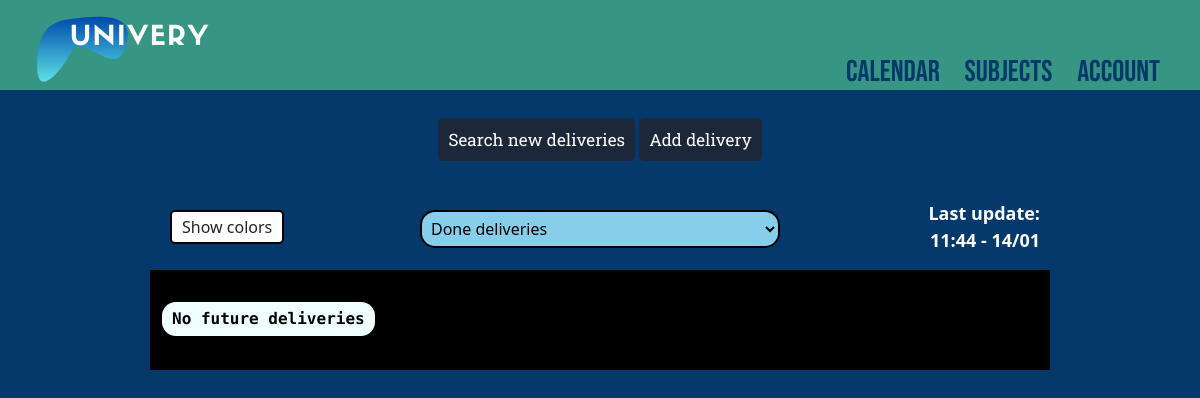
The app's page /done (signed in), older data.
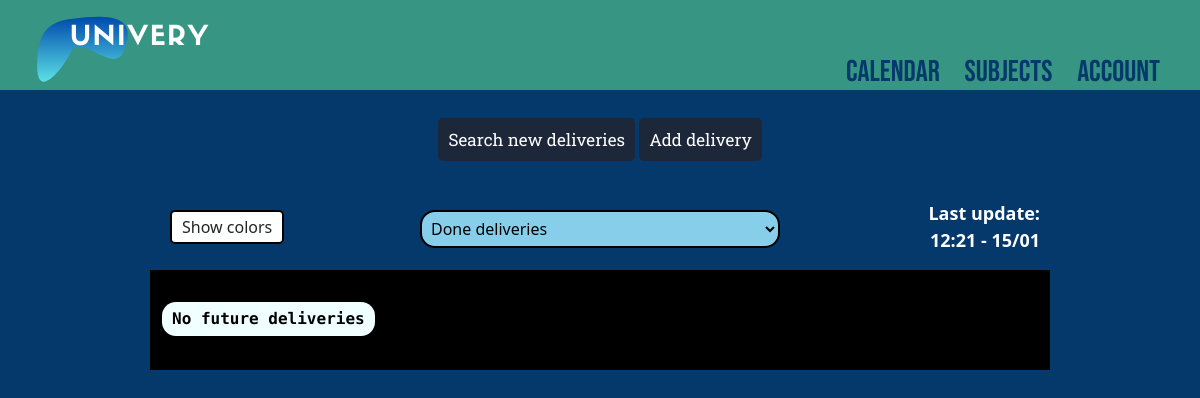
The same page, newer data.
### app/models.py (models this page shows, shortened)
class User(db.Model, UserMixin):
    id = db.Column(db.Integer, primary_key=True)
    fullname = db.Column(db.String(70), nullable=False)
    identification = db.Column(db.String(15), unique=True, nullable=False)
    password = db.Column(db.String(60), nullable=False)
    last_update = db.Column(db.DateTime, nullable=True)
    deliveries = db.relationship("UserDelivery", back_populates="user")
    subjects = db.relationship("UserSubject", back_populates="user")

### app/main/routes.py (the view)
@main.route("/done")
@login_required
def done_deliveries():
    return render_template('delivery/done-deliveries.html', title="Done",
            deliveries=filter_deliveries(
                lambda d: d.isDone and not d.isEliminated and is_future(d.delivery.toDate)),
            date_format=DATE_FORMAT)

### app/deliveries/utils.py (called while the page is built)
def filter_deliveries(restriction):
    data = build_data([
        d for d in current_user.deliveries if restriction(d)])
    return sorted(data, key=lambda x: x['toDate'])

def build_data(deliveries):
    return [{
            "id": ud.delivery.id,
            "name": ud.delivery.name,
            "description": ud.delivery.description,
            "toDate": ud.delivery.toDate,
            "toDateStr": ud.delivery.toDate.strftime(DATE_FORMAT),
            "url": ud.delivery.url,
            "type": getType(ud),
            "subject_name": getSubjectById(ud.delivery.subject_id).name,
            "subject_color": USbySubject(ud.delivery.subject_id).color
        } for ud in deliveries]

### app/main/utils.py (called while the page is built)
    def __call__(self):
        if self.boolean:
            return render_template('errors/maintenance.html', title="Error")

### app/models.py (called while the page is built)
@login_manager.user_loader
def load_user(id):
    return User.query.get(int(id))

### app/templates/delivery/done-deliveries.html (shortened to what this page needs)
{% extends "home.html" %}
{% block deliveries %}
<div class="menu">
    <div class="colors">
        <p id="colors-btn">Show colors</p>
    </div>
    <div class="dropdown">
        <select class="delivery-dropdown" id="delivery-type"  onchange="deliveryType()">
            <option selected value="done">Done deliveries</option>
        </select>
    </div>
    {% if current_user.last_update %}
        <div class="last-update">
            <p>Last update: <br>{{current_user.last_update.strftime("%H:%M - %d/%m") }}</p>
        </div>
    {% endif %}
</div>
<div id="done" class="delivery-container">
    {% if deliveries|length > 0 %}
        {% for d in deliveries %}
            <div onclick='openPopup({{ d|tojson }}, "/done")'
                class="delivery-block" style="background-color: {{d['subject_color']}};">
                <div class="delivery-name">
                    <p>{{d["name"]}}</p>
                </div>
                <div class="delivery-date">
                    <p class="time">{{d["toDate"]}}</p>
                </div>
            </div>
        {% endfor %}
    {% else %}
        <div class="delivery-block" style="background-color:black">
            <div class="delivery-name">
                <p class="vcenter">No future deliveries</p>
            </div>
        </div>
    {% endif %}
</div>
{% endblock deliveries %}

### app/templates/home.html (shortened to what this page needs)
{% extends "base.html" %}
{% block content %}
<div class="home">
    <div class="waiting-loading">
        <div id="waiting" class="refresh-box">
            <p>
                <a id="refresh-text" class="refresh-text" href="{{ url_for('deliveries.update_deliveries', next=request.endpoint) }}">Search new deliveries</a>
                <a class="refresh-text" href="{{ url_for('deliveries.add_delivery', next=request.endpoint) }}">Add delivery</a>
            </p>
        </div>
    </div>
    {% block deliveries %}{% endblock deliveries %}
</div>
{% endblock content %}

### app/templates/base.html (shortened to what this page needs)
<html lang="en">
    <head>
        <link rel="stylesheet" type="text/css" href="/static/main.css">
        <link href="https://cdn.jsdelivr.net/npm/bootstrap@5.0.0-beta1/dist/css/bootstrap.min.css" rel="stylesheet">
    </head>
    <body style="background-color: #05386b;">
        <header class="header">
            <div class="header-left">
                <a href="{{ url_for('main.home') }}">
                <img id="logo" src="/static/web_pics/logo.png" alt="">
            </a>
        </div>
        <div class="header-right">
            <ul class="links">
                {% if current_user.is_authenticated %}
                    {% if request.endpoint and "calendar" not in request.endpoint %}
                    <li><a href="{{ url_for('deliveries.calendar') }}">Calendar</a></li>
                    {% else %}
                    <li><a href="{{ url_for('main.home') }}">List</a></li>
                    {% endif %}
                    <li><a href="{{ url_for('subjects.subjects_list') }}">Subjects</a></li>
                <li><a href="{{ url_for('users.account') }}">Account</a></li>
                {% else %}
                <li><a href="{{ url_for('users.login') }}">Login</a></li>
                <li><a href="{{ url_for('users.register') }}">Register</a></li>
                {% endif %}
            </ul>
        </div>
    </header>
    {% block content %}{% endblock %}
</body>
</html>

### app/static/main.css (style rules this page uses)
* { margin: 0; padding: 0; -webkit-box-sizing: border-box; box-sizing: border-box; }
body { position: relative; min-height: 100vh; }
.header { background-color: #379683; width: 100%; height: 90px; }
.header-right { width: 70%; height: 100%; float: right; }
.header-left { width: 30%; height: 100%; float: left; }
.links { font-size: 30px; font-family: "Bebas Neue", cursive; float: right; margin-right: 20px; margin-top: 50px; }
.links li { margin-right: 20px; display: inline; }
.links li a { color: #05386b; text-decoration: none; }
#logo { -webkit-transform: translate(0, -150px); transform: translate(0, -150px); }
.colors { float: left; width: 30%; height: 100%; }
.colors p { width: -webkit-fit-content; width: -moz-fit-content; width: fit-content; margin-left: 20px; margin-top: 20px; padding: 3px 10px; border: 2px solid black; border-radius: 5px; background-color: white; cursor: help; }
.last-update { float: left; width: 30%; height: 100%; }
.last-update p { text-align: right; font-size: 18px; color: white; font-weight: 600; margin-top: 10px; margin-right: 10px; }
.dropdown { height: 100%; float: left; width: 40%; }
.delivery-dropdown { width: 100%; margin-top: 20px; float: center; background-color: skyblue; padding: 5px; border: 2px solid black; border-radius: 15px; }
.delivery-container { width: calc(min(80%, 900px)); margin: 10px auto; height: 450px; overflow-y: scroll; font-family: "Xanh Mono", monospace; }
.delivery-block { border: 2px solid black; height: 100px; margin-bottom: 0px; cursor: pointer; }
.delivery-name { width: 80%; float: left; height: 100px; padding: 30px 0 10px 10px; }
.delivery-name p { background-color: azure; color: black; width: -webkit-fit-content; width: -moz-fit-content; width: fit-content; font-weight: 700; padding: 5px 10px; border-radius: 14px; }
.menu { width: calc(min(80%, 900px)); margin: 0 auto; height: 70px; }
.waiting-loading { font-family: "Roboto Slab", serif; font-size: 17px; }
.refresh-box { height: 100px; text-align: center; line-height: 100px; vertical-align: middle; }
.refresh-text { background-color: #1c273a; padding: 10px; border-radius: 5px; text-decoration: none; color: white; -webkit-transition: 0.3s ease; transition: 0.3s ease; }

Row changes from the older to the newer data that the page shows:
changed User: last_update "11:44 - 14/01" → "12:21 - 15/01"
